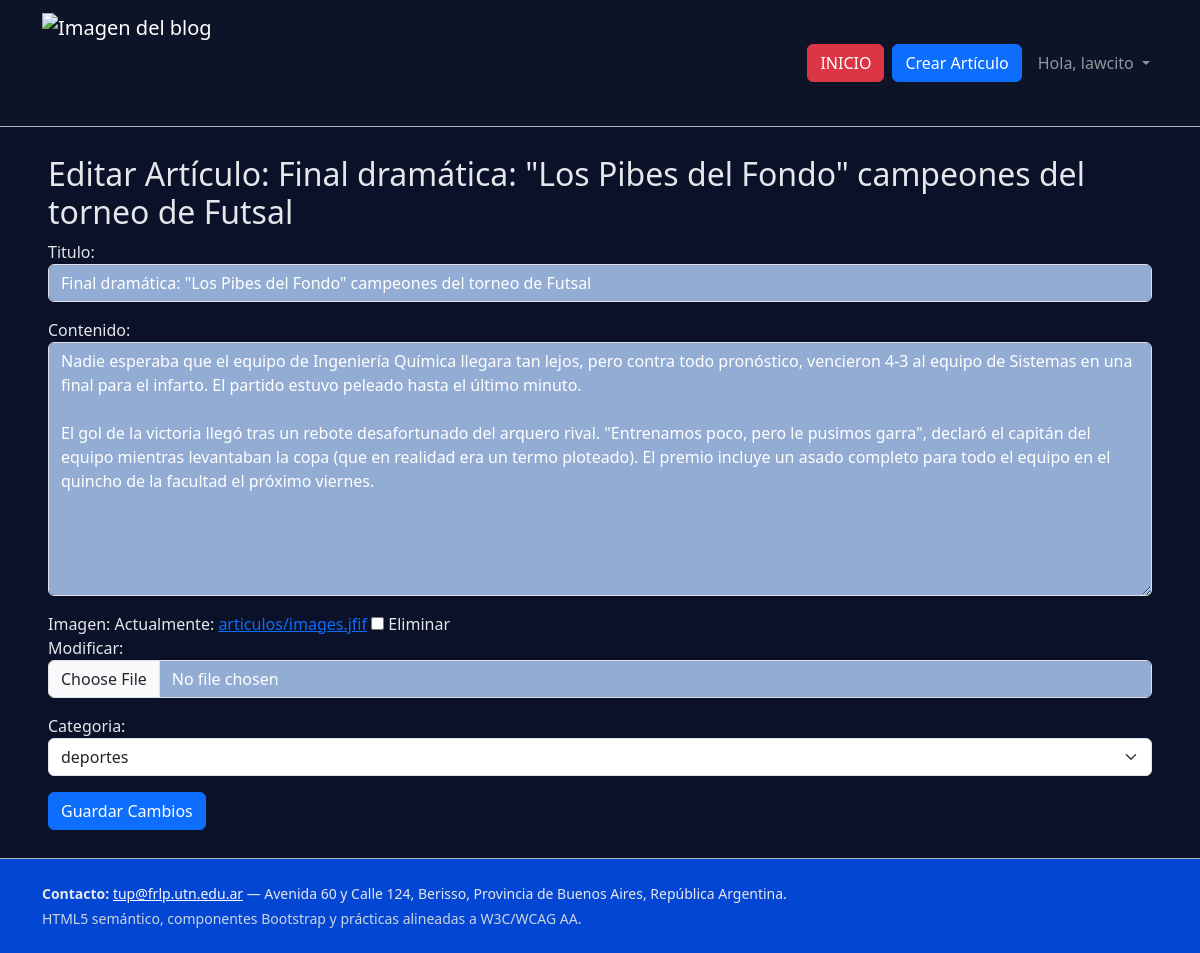
Screenshot of /articulos/8/editar/ (signed in) with the database file from the repository.
### blog_edicion/models.py (models this page shows, shortened)
class Articulo(models.Model):
    titulo = models.CharField(max_length=200)
    contenido = models.TextField()
    fecha_publicacion = models.DateTimeField(default=timezone.now)
    imagen = models.ImageField(upload_to='articulos/', blank=True, null=True)
    categoria = models.ForeignKey(Categoria, on_delete=models.SET_NULL, null=True, related_name='articulos')
    autor = models.ForeignKey(User, on_delete=models.CASCADE, null=True, blank=True)
    class Meta:
        ordering = ['-fecha_publicacion']

### blog_edicion/views.py (the view)
# urls.py: path('<int:pk>/editar/', views.editar_articulo, name='editar_articulo'),
@login_required
def editar_articulo(request, pk):
    articulo = get_object_or_404(Articulo, pk=pk)
    if articulo.autor != request.user:
        return HttpResponseForbidden("No tienes permiso para editar este artículo.")
    if request.method == "POST":
        form = ArticuloForm(request.POST, request.FILES, instance=articulo)
        if form.is_valid():
            form.save()
            return redirect("blog_edicion:articulo_detalle", pk=articulo.pk)
    else:
        form = ArticuloForm(instance=articulo)
    return render(
        request,
        "blog_edicion/editar_articulo.html",
        {"form": form, "articulo": articulo},
    )

### blog_edicion/forms.py
class ArticuloForm(forms.ModelForm):
    class Meta:
        model = Articulo
        fields = ['titulo', 'contenido', 'imagen', 'categoria']
        widgets = {
            'titulo': forms.TextInput(attrs={'class': 'form-control '}),
            'contenido': forms.Textarea(attrs={'class': 'form-control'}),
            'categoria': forms.Select(attrs={'class': 'form-select '}),
            'imagen': forms.ClearableFileInput(attrs={'class': 'form-control'}),
        }

### blog_edicion/models.py (called while the page is built)
    def __str__(self):
        return self.nombre

### templates/blog_edicion/editar_articulo.html (shortened to what this page needs)
{% extends "base.html" %}
{% block content %}
  <h2>Editar Artículo: {{ articulo.titulo }}</h2>
  <form method="post" enctype="multipart/form-data">
    {{ form.as_p }}
    <button type="submit" class="btn btn-primary">Guardar Cambios</button>
  </form>
{% endblock %}

### templates/base.html (shortened to what this page needs)
{% load static %}
<!DOCTYPE html>
<html lang="es">
<head>
  <link href="https://cdn.jsdelivr.net/npm/bootstrap@5.3.3/dist/css/bootstrap.min.css" rel="stylesheet">
  <link rel="stylesheet" href="{% static 'css/estilos.css' %}">
</head>
<body class="bg-surface text-light">
  <header class="border-bottom border-dark-subtle">
    <nav class="navbar navbar-expand-lg navbar-dark" style="background: hsla(221, 39%, 11%, 0.651); backdrop-filter: blur(8px);">
      <div class="container">
        <a class="navbar-brand d-inline-flex align-items-center" href="{% url 'home' %}">
          <img src="{% static 'img/logo2.png' %}" alt="Imagen del blog" style="height:100px;width:auto;">
        </a>
        <div class="collapse navbar-collapse" id="navMain">
          <ul class="navbar-nav ms-auto gap-2 align-items-start align-items-lg-center">
            <li class="nav-item">
              <a class="btn btn-danger w-100" href="{% url 'home' %}">INICIO</a>
            </li>
            {% if user.is_authenticated %}
              <li class="nav-item">
                <a class="btn btn-primary w-100" href="{% url 'blog_edicion:crear_articulo' %}">Crear Artículo</a>
              </li>
              <li class="nav-item dropdown">
                <a class="nav-link dropdown-toggle" href="#" id="navbarDropdown" role="button" data-bs-toggle="dropdown" aria-expanded="false">
                  Hola, {{ user.username }}
                </a>
              </li>
            {% endif %}
          </ul>
        </div>
      </div>
    </nav>
  </header>
  <main id="contenido" class="mx-4 my-1">
    <div class="p-4 rounded-4 bg-panel text-black">
      {% block content %}{% endblock %}
    </div>
  </main>
  <footer class="py-4 border-top border-dark-subtle bg-footer">
    <div class="container small">
      <address class="mb-1">
        <strong>Contacto:</strong>
        <a class="link-light text-decoration-underline" href="mailto:tup@frlp.utn.edu.ar">tup@frlp.utn.edu.ar</a> —
        Avenida 60 y Calle 124, Berisso, Provincia de Buenos Aires, República Argentina.
      </address>
      <div class="text-secondary">
        HTML5 semántico, componentes Bootstrap y prácticas alineadas a W3C/WCAG AA.
      </div>
    </div>
  </footer>
</body>
</html>

### static/css/estilos.css (style rules this page uses)
:root { --bg: #0a1128; --panel: #0a1128; --text: #fefcfb; }
html, body { height: 100%; }
body { background: #0a1128; color: var(--text); overflow-x: hidden; width: 100%; }
.bg-panel { background: var(--panel); color: #e5e7eb; }
.bg-panel h1, .bg-panel h2, .bg-panel p, .bg-panel .lead { color: #e5e7eb; }
.bg-footer { background: #0446d4; color: #e5e7eb; }
form .form-control { background-color: #92acd3 !important; color: white !important; }
.navbar-nav .btn { width: 100%; }
@media (min-width: 992px) { .navbar-nav { gap: 0.5rem; align-items: center; } }
@media (min-width: 992px) { .navbar-nav .btn { width: auto; } }
.text-secondary { color: #cbd5e1 !important; }

### rows the page displays
Articulo: titulo "Final dramática: \"Los Pibes del Fondo\" campeones del torneo de Futsal", contenido "Nadie esperaba que el equipo de Ingeniería Química llegara tan lejos, pero contra todo pronóstico, vencieron 4-3 al equipo de Sistemas en una final para el infarto. El partido estuvo peleado hasta el último minuto. El gol de la victoria llegó tras un rebote desafortunado del arquero rival. \"Entrenamos poco, pero le pusimos garra\", declaró el capitán del equipo mientras levantaban la copa (que en realidad era un termo ploteado). El premio incluye un asado completo para todo el equipo en el quincho de la facultad el próximo viernes.", categoria "deportes"

### other values shown
{{ user.username }} "lawcito"
